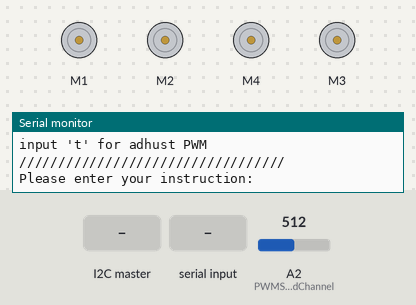
Bench run of a sketch on a simulated Arduino Uno, built with avr-gcc and run on an emulated ATmega328P. On the bench: 4 × DC motor (green arrow = forward, orange = backward, longer = faster), the last lines printed to the serial monitor. The test bench sets the inputs (shaded band); at power-on: A2 (PWMSpeedChannel) = 512.

Above: at 1.2 s.
1.3 s: the I2C master sends "i"
2.8 s: A2 (PWMSpeedChannel) set to 716
At 3.6 s:
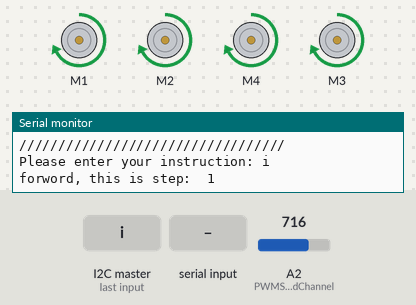
4.3 s: "L" received over Serial
At 5.5 s:
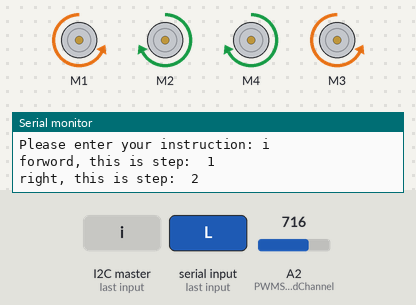
5.8 s: byte 44 (',') received over Serial
At 7.0 s:
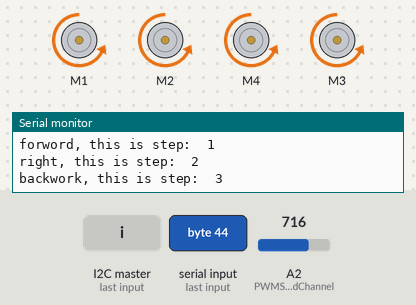
7.3 s: byte 79 ('O') received over Serial
At 8.3 s:
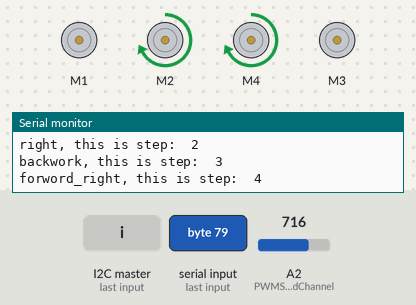
8.8 s: byte 85 ('U') received over Serial
At 9.4 s:
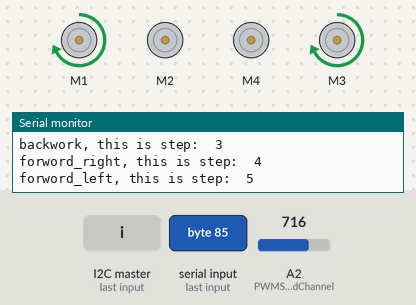
Timing chart, 0 to 11.3 s (numbered marks = the images above; inputs shaded):
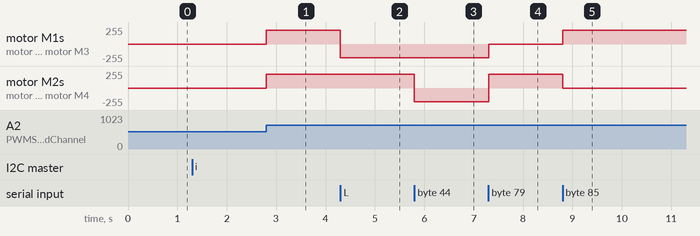

The sketch:

ESP32CAM_l293dcar_TechnologyClassProject.ino
```cpp
/*
以下是arduino uno 搭配l293d馬達驅動版的程式,請配合stm32cam使用
指令可經由moniter或stm32cam的網路控制器下達

作者：潘林陞 ( Pan Lin-sheng )
時間戳記：3.29.2023
*/
///////////////////////////////////全域宣告///////////////////////////////////
/////////////////////////////////////////////////////////////////////////////

#include <AFMotor.h>              //引用AFMotor
#include <Wire.h>                 //引用i2c
#define PWMSpeedChannel  A2       //定義車速調整腳位

char val ;                        //車子動作指令
int  init_motor_speed = 200;      //初始車速pwm
int  count=0;                     //車子動作計數器

//馬達物件宣告
AF_DCMotor L_motor_one(1,MOTOR12_2KHZ); // 設定【L_motor】為左側馬達,並接在1號port
AF_DCMotor R_motor_one(2,MOTOR12_2KHZ); // 設定【R_motor】為右側馬達,並接在2號port
AF_DCMotor R_motor_two(3,MOTOR12_2KHZ); // 設定【R_motor】為右側馬達,並接在3號port
AF_DCMotor L_motor_two(4,MOTOR12_2KHZ); // 設定【L_motor】為左側馬達,並接在4號port

//函式原型宣告
void print_mainMenu();            //印製monitor目錄文字
void forword();                   //前進函數
void right();                     //右轉函數
void left();                      //左轉函數
void backward();                  //後退函數
void rest();                      //休息函數
void forword_right();             //前右函數
void forword_left();              //前左函數
void backward_right();            //後右函數
void backward_left();             //後左函數
void trun_right();                //右迴轉函數
void trun_left();                 //左迴轉函數
void receiveEvent(int numBytes);  //i2c訊號接收函數
void PWM_adjust();                //monitor pwm車速調整函數
void PWM_adjust_byChannel();      //偵測 stm32 cam 訊號調整pwm車速函式

///////////////////////////////////車子動作函式////////////////////////////////
/////////////////////////////////////////////////////////////////////////////
void forword(){
  L_motor_one.run(FORWARD);
  R_motor_one.run(FORWARD);
  L_motor_two.run(FORWARD);
  R_motor_two.run(FORWARD);
}
void forword_right(){
  L_motor_one.run(RELEASE);
  R_motor_one.run(FORWARD);
  L_motor_two.run(FORWARD);
  R_motor_two.run(RELEASE);
}
void forword_left(){
  L_motor_one.run(FORWARD);
  R_motor_one.run(RELEASE);
  L_motor_two.run(RELEASE);
  R_motor_two.run(FORWARD);
}
void right(){
  L_motor_one.run(BACKWARD);
  R_motor_one.run(FORWARD);
  L_motor_two.run(FORWARD);
  R_motor_two.run(BACKWARD);
}
void backward(){
  L_motor_one.run(BACKWARD);
  R_motor_one.run(BACKWARD);
  L_motor_two.run(BACKWARD);
  R_motor_two.run(BACKWARD);
}
void backward_right(){
  L_motor_one.run(RELEASE);
  R_motor_one.run(FORWARD);
  L_motor_two.run(BACKWARD);
  R_motor_two.run(RELEASE);
}
void backward_left(){
  L_motor_one.run(BACKWARD);
  R_motor_one.run(RELEASE);
  L_motor_two.run(RELEASE);
  R_motor_two.run(BACKWARD);
}
void left(){
  L_motor_one.run(FORWARD);
  R_motor_one.run(BACKWARD);
  L_motor_two.run(BACKWARD);
  R_motor_two.run(FORWARD);
}
void rest(){
  L_motor_one.run(RELEASE);
  R_motor_one.run(RELEASE);
  L_motor_two.run(RELEASE);
  R_motor_two.run(RELEASE);
}
void trun_right(){
  L_motor_one.run(FORWARD);
  R_motor_one.run(BACKWARD);
  L_motor_two.run(FORWARD);
  R_motor_two.run(BACKWARD);
}
void trun_left(){
  L_motor_one.run(BACKWARD);
  R_motor_one.run(FORWARD);
  L_motor_two.run(BACKWARD);
  R_motor_two.run(FORWARD);
}
void PWM_adjust_byChannel(){
  int val = analogRead(PWMSpeedChannel);
  L_motor_one.setSpeed(val);
  R_motor_one.setSpeed(val);
  L_motor_two.setSpeed(val);
  R_motor_two.setSpeed(val);
}
///////////////////////////////////monitor函式////////////////////////////////
/////////////////////////////////////////////////////////////////////////////
void print_mainMenu(){
  char print_sim_joycontroler[3][3]={
    'u', 'i', 'o',
    'j', 'k', 'l',
    'm', ',', '.'
  };
  Serial.println(" ");
  Serial.println("//////////////////////////////////");
  Serial.println("This is arduino car control mode, this is simulate joycontroler:");
  for(int i = 0; i<3; i++){
    for(int j = 0; j<3; j++){
      Serial.print(print_sim_joycontroler[i][j]);
      Serial.print("\t");
    }
    Serial.println(" ");
  }
  Serial.println(" ");
  Serial.println("input 'a' 'd' for trun right or left");
  Serial.println("input 't' for adhust PWM");
  Serial.println("//////////////////////////////////");
  Serial.print("Please enter your instruction: ");
}
/////////////////////////////////////i2c函式//////////////////////////////////
/////////////////////////////////////////////////////////////////////////////

void receiveEvent(int numBytes){
  if(Wire.available()){       //判斷Wire.available()有沒有訊號
    char c = Wire.read();     //將傳入的訊號Wire.read()指定給字串C
    Serial.println(c);        //透過Serial印出字串C的內容
    val = c;
  }
}
void PWM_adjust(){
    char instruction = 'n';
    int i_w=1;
    int arg=0;
    int i=1;
    Serial.println(" ");
    Serial.println("//////////////////////////////////");
    Serial.println("This is PWM output adjustment mode:");
    Serial.println("Current PWM output is %d:");
    Serial.println("If you want to change the arguments？(y/n)");
    while(i){
      if(Serial.available()!= 0){instruction = Serial.read(); }
      if(instruction == 'Y'||instruction == 'y'){
         while(i_w){
           int j =1;
           while(j){if(Serial.available()!= 0){ arg = Serial.parseInt(); j=0; }}//debug
           Serial.print("Input 0~255 for wheel speed:");
           j =1;
           while(j){
            if(Serial.available()!= 0){ arg = Serial.parseInt(); j=0; }
           }
           Serial.println(arg);
           if(0>arg || 255<arg){Serial.print("re-input again！(0~255)");}
           else{init_motor_speed = arg; i_w=0; i=0;}
         }
      }
      else if(instruction == 'N'||instruction == 'n'){i=0;}
    }
  L_motor_one.setSpeed(init_motor_speed);   // 設定左側馬達的速度值200
  R_motor_one.setSpeed(init_motor_speed);   // 設定右側馬達的速度值200
  L_motor_two.setSpeed(init_motor_speed);   // 設定左側馬達的速度值200
  R_motor_two.setSpeed(init_motor_speed);   // 設定右側馬達的速度值200
}
void setup() {
  Serial.begin(9600);
  Wire.begin(8);                            //I2C位址與連線設定,這裡設定為8號
  Wire.onReceive(receiveEvent);             //開始監聽i2c頻道，有訊息就叫出receiveEvent收訊
  pinMode(PWMSpeedChannel, INPUT);          //設定pwm車速腳位
  Serial.println("START！");
  L_motor_one.setSpeed(init_motor_speed);   //設定左側馬達的速度值200
  R_motor_one.setSpeed(init_motor_speed);   //設定右側馬達的速度值200
  L_motor_two.setSpeed(init_motor_speed);   //設定左側馬達的速度值200
  R_motor_two.setSpeed(init_motor_speed);   //設定右側馬達的速度值200
}
void loop() {

  print_mainMenu();

  while(1){
    if(Serial.available()!= 0){ val = Serial.read(); }
    PWM_adjust_byChannel();

    switch(val){
      case 'I' :
      case 'i' :
        forword();
        count++;
        Serial.print("forword, this is step:");
        Serial.print("\t");
        Serial.print(count);
        Serial.println("");
        val = 'n';
        break;
      case 'L' :
      case 'l' :
        right();
        count++;
        Serial.print("right, this is step:");
        Serial.print("\t");
        Serial.print(count);
        Serial.println("");
        val = 'n';
        break;
      case 'J':
      case 'j':
        left();
        count++;
        Serial.print("left, this is step:");
        Serial.print("\t");
        Serial.print(count);
        Serial.println("");
        val = 'n';
        break;
      case ',':
        backward();
        count++;
        Serial.print("backwork, this is step:");
        Serial.print("\t");
        Serial.print(count);
        Serial.println("");
        val = 'n';
        break;
      case 'K':
      case 'k':
        rest();
        count=0;
        Serial.println("Reset all setp！");
        val = 'n';
        break;
      case 'O':
      case 'o':
        forword_right();
        count++;
        Serial.print("forword_right, this is step:");
        Serial.print("\t");
        Serial.print(count);
        Serial.println("");
        val = 'n';
        break;
      case 'U':
      case 'u':
        forword_left();
        count++;
        Serial.print("forword_left, this is step:");
        Serial.print("\t");
        Serial.print(count);
        Serial.println("");
        val = 'n';
        break;
      case '.':
        backward_right();
        count++;
        Serial.print("backward_right, this is step:");
        Serial.print("\t");
        Serial.print(count);
        Serial.println("");
        val = 'n';
        break;
      case 'M':
      case 'm':
        backward_left();
        count++;
        Serial.print("backward_left, this is step:");
        Serial.print("\t");
        Serial.print(count);
        Serial.println("");
        val = 'n';
        break;
      case 'A':
      case 'a':
        trun_left();
        count++;
        Serial.print("trun_left, this is step:");
        Serial.print("\t");
        Serial.print(count);
        Serial.println("");
        val = 'n';
        break;
      case 'D':
      case 'd':
        trun_right();
        count++;
        Serial.print("trun_right, this is step:");
        Serial.print("\t");
        Serial.print(count);
        Serial.println("");
        val = 'n';
        break;
      case 'T':
      case 't':
        PWM_adjust();
        print_mainMenu();
        val = 'n';
        break;
      default:
        break;
      }
    }
 }
```

Measured:
- after the input at 2.8 s, motor M1, motor M2, motor M4, motor M3: stopped → forward 204/255 at once
- after the input at 4.3 s, motor M1, motor M3: forward 204/255 → backward 204/255 at once
- after the input at 5.8 s, motor M2, motor M4: forward 204/255 → backward 204/255 at once
- after the input at 7.3 s, motor M1, motor M3: backward 204/255 → stopped at once; motor M2, motor M4: backward 204/255 → forward 204/255 at once
- after the input at 8.8 s, motor M1, motor M3: stopped → forward 204/255 at once; motor M2, motor M4: forward 204/255 → stopped at once
